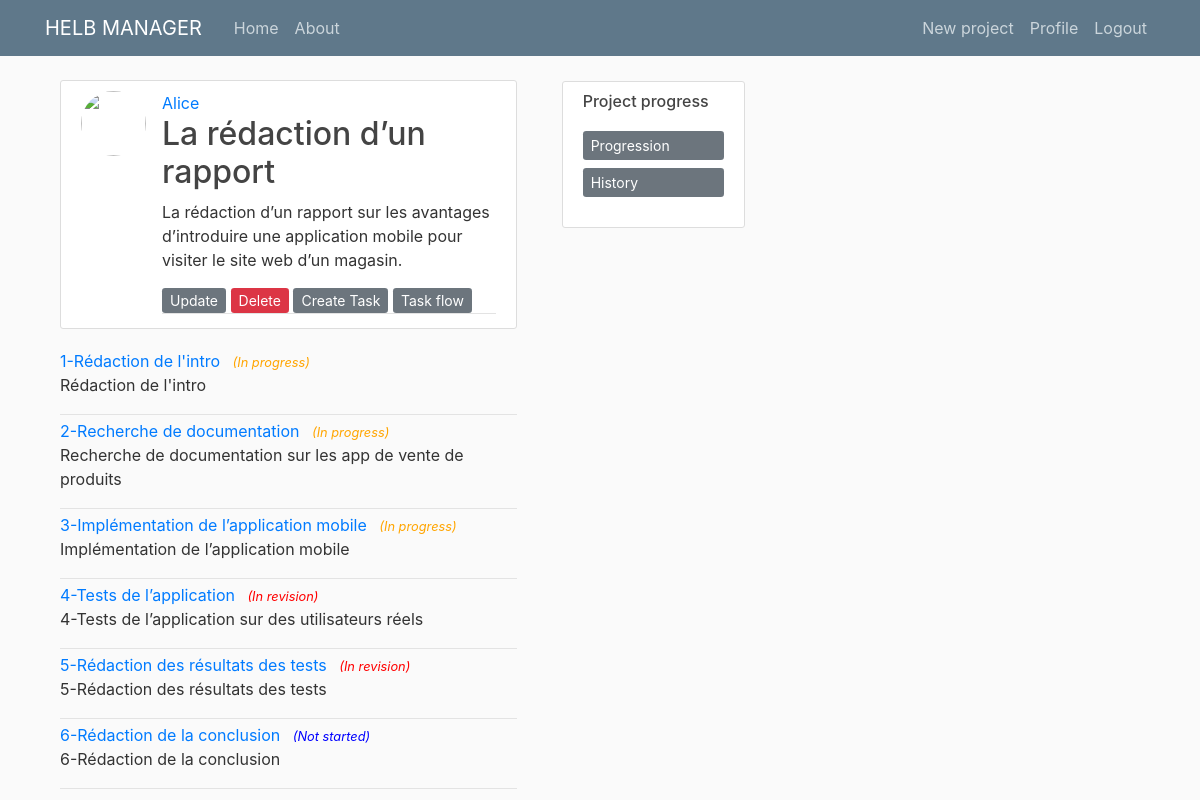
/project/1/ (signed in), run on the app's committed database.
### users/models.py (models this page shows, shortened)
class CustomUser(AbstractUser):
    ROLES = (
            (1, 'ProjectManager'),
            (2, 'collaborater'),
        )
    username = models.CharField(max_length = 50, blank = True, null = True, unique = True)
    email = models.EmailField(('email address'), unique = True)
    image = models.ImageField(default='default.jpg', upload_to='profile_pics')
    role = models.PositiveSmallIntegerField(choices=ROLES, blank=True, null=True)

### HelbManager/models.py (models this page shows, shortened)
class Project(models.Model) :
    STATUS = (
            (1, 'Not started'),
            (2, 'In progress'),
            (3, 'Done'),
        )
    title = models.CharField(max_length = 25)
    content = models.TextField()
    resources = models.ManyToManyField(settings.AUTH_USER_MODEL, through='ProjectResource', related_name="resources")
    date_posted = models.DateTimeField(default=timezone.now) #For the time now
    start_date = models.DateField(default=None, blank=True, null=True)
    end_date = models.DateField(default=None, blank=True, null=True)
    status = models.PositiveSmallIntegerField(choices=STATUS, blank=True, null=True)
    author = models.ForeignKey('users.CustomUser', on_delete=models.CASCADE, related_name = "user_name") #If the user doesn't exist, what we do with his old posts

class Task(models.Model):
    STATUS = (
        (1, 'Not started'),
        (2, 'In progress'),
        (3, 'Done'),
        (4, 'In revision'),
    )
    project = models.ForeignKey(Project, on_delete=models.CASCADE)
    assign = models.ForeignKey('users.CustomUser', on_delete=models.CASCADE)
    name = models.CharField(max_length=50)
    content = models.TextField()
    status = models.PositiveSmallIntegerField(choices=STATUS, blank=True, null=True)

### HelbManager/views.py (the view)
# urls.py: path('project/<int:pk>/', ProjectDetailView.as_view(), name='project-detail'),
class ProjectDetailView(DetailView):
    model = Project
    def get_context_data(self, **kwargs):
        context = super(ProjectDetailView, self).get_context_data(**kwargs)
        context['user'] = self.request.user
        context['tasks'] = Task.objects.filter(project_id=self.kwargs.get('pk'))
        if self.request.user.role == 2:
            context['tasks'] = Task.objects.filter(project_id=self.kwargs.get('pk'), assign=self.request.user)
        return context

### HelbManager/templates/HelbManager/project_detail.html (shortened to what this page needs)
{% extends "HelbManager/base.html" %}
{% block content %}
<div class="container">
    <div class="row">
        <div class="col-lg-8">
            <article class="media content-section">
                <img class="rounded-circle article-img" src="{{ object.user.image.url }}">
                <div class="media-body">
                    <div class="article-metadata">
                    <a class="mr-2" href="#">{{ user.username }}</a>
                    <h2 class="project-title">{{ project.title }}</h2>
                    <p class="article-content">{{ project.content }}</p>
                    {% if project.author == user %}
                    <div>
                        <a class="btn-secondary btn-sm mt-1 mb-1" href="{% url 'project-update' project.id %}">Update</a>
                        <a class="btn-danger btn-sm mt-1 mb-1" href="{% url 'project-delete' project.id %}">Delete</a>
                        <a class="btn-secondary btn-sm mt-1 mb-1" href="{% url 'task-create' project.id %}">Create Task</a>
                    {% endif %}
                    <a class="btn-secondary btn-sm mt-1 mb-1" href="{% url 'HelbManager-taskFlow' project.id %}">Task flow</a>
                    </div>
                </div>
            </article>
            {% for task in tasks%}
            {%if task.project_id == project.id%}
                <div class="media-body">
                    <div class="article-metadata">
                        <a class="mr-2" href="{% url 'task-detail' task.id %}">{{ task.name }}</a>
                        {% if task.status == 1 %}
                           <small style="color: blue; font-style: italic">(Not started)</small>
                        {% endif %}
                        {% if task.status == 2 %}
                            <small style="color: orange; font-style: italic">(In progress)</small>
                        {% endif %}
                        {% if task.status == 4 %}
                            <small style="color: red; font-style: italic" >(In revision)</small>
                        {% endif %}
                        <p>{{ task.content }}</p>
                    </div>
                </div>
            {% endif %}
        {% endfor %}
        </div>
        <div class="col-lg-4">
            <main role="main" class="container">
                <div class="row">
                  <div class="col-md-12">
                  </div>
                  {% if project.author == user %}
                    <div class="col-md-12">
                        <div class="content-section">
                          <h6>Project progress</h6>
                          <p class='text-muted'>
                            <ul class="list-group">
                              <a class="btn-secondary btn-sm mt-1 mb-1" href="{% url 'HelbManager-project-progress' project.id %}">Progression</a>
                              <a class="btn-secondary btn-sm mt-1 mb-1" href="{% url 'HelbManager-historypage' project.id %}">History</a>
                            </ul>
                          </p>
                        </div>
                    </div>
                  {% endif %}
            </div>
            </main>
        </div>
    </div>
</div>
{% endblock content %}

### HelbManager/static/HelbManager/main.css (style rules this page uses)
body { background: #fafafa; color: #333333; margin-top: 5rem; }
h1, h2, h3, h4, h5, h6 { color: #444444; }
ul { margin: 0; }
.content-section { background: #ffffff; padding: 10px 20px; border: 1px solid #dddddd; border-radius: 3px; margin-bottom: 20px; }
.article-content { white-space: pre-line; }
.article-img { height: 65px; width: 65px; margin-right: 16px; }
.article-metadata { padding-bottom: 1px; margin-bottom: 4px; border-bottom: 1px solid #e3e3e3 }

### data on the page
CustomUser: username "Alice"
Project: title "La rédaction d’un rapport", content "La rédaction d’un rapport sur les avantages d’introduire une application mobile pour visiter le site web d’un magasin."
Task: name "1-Rédaction de l'intro", status "(In progress)", content "Rédaction de l'intro"
Task: name "2-Recherche de documentation", status "(In progress)", content "Recherche de documentation sur les app de vente de produits"
Task: name "3-Implémentation de l’application mobile", status "(In progress)", content "Implémentation de l’application mobile"
Task: name "4-Tests de l’application", status "(In revision)", content "4-Tests de l’application sur des utilisateurs réels"
Task: name "5-Rédaction des résultats des tests", status "(In revision)", content "5-Rédaction des résultats des tests"
Task: name "6-Rédaction de la conclusion", status "(Not started)", content "6-Rédaction de la conclusion"
